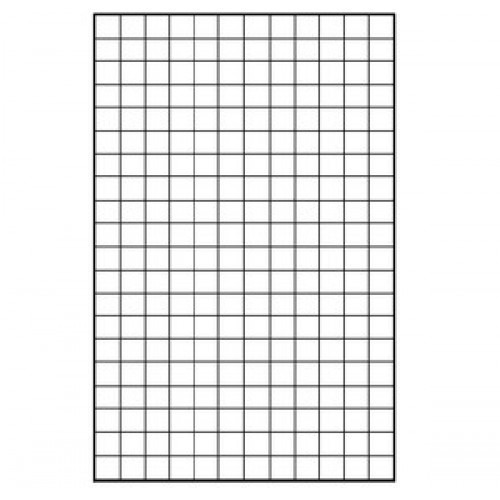
#> input picture Segundo - Convolução/main.jpg, 500 x 500 px; the run also reads 1 picture not shown here
$ jupyter execute --allow-errors Main.ipynb
#> lines starting #> are read from the running program, lines starting #| are printed output that depends on the picture
[cell 1]
import numpy as np
from skimage.io import imread,imsave
from skimage.color import rgb2gray
import matplotlib.pyplot as plt

from collections import Counter

# Função para plots

[cell 2]
def plot(imagens, color = 'gray'):
    if len(imagens) == 1:
        plt.imshow(imagens[0], color)
    else:
        fig, ax = plt.subplots(1, len(imagens), figsize=(15, 20))
        for k, x in enumerate(imagens):
            ax[k].imshow(x, cmap = color)
            ax[k].set_title("Imagem " + str(k))
    plt.show()

# Abrindo Imagem

[cell 3]
def img_open(x):
    return rgb2gray(imread(x))
img = img_open('main.gif')
#> (the rest of this cell did not finish here and is left out)


# Matrizes de Filtros

[cell 4]
#filtro da mediana , encontra a mediana do valores do recorte
def make_filter(m, n):
    return np.ones((m,n)) / m*n

filters = {

    "mean": np.ones((3, 3)) / 9,

    "mean_pond": np.array((
        [1, 2, 1],
        [2, 4, 2],
        [1, 2, 1]
    ))/16,

    "laplaciano": np.array((
        [1, 1, 1],
        [1, -8, 1],
        [1, 1, 1]
    )),

    "sobel": np.array((
        [-1, 0, 1],
        [-2, 0, 2],
        [-1, 0, 1]
    )),

    "gaussiano": np.array((
        [1, 2, 1],
        [2, 4, 2],
        [1, 2, 1]
    )),
}

# Tratamento das bordas

[cell 5]
def resize_matrix(imagem, filtro, borda):

#> called with imagem = array of shape (1, 234, 300), filtro = array of shape (3, 3), borda = 'replicar'
    x_filtro, y_filtro = filtro.shape[0] // 2, filtro.shape[1] // 2
#> x_filtro = 1; y_filtro = 1

    img_x, img_y       = imagem.shape
    new_matrix = np.zeros((img_x + (x_filtro * 2), img_y + (y_filtro * 2)))
    new_matrix[x_filtro: img_x + x_filtro, y_filtro: img_y + y_filtro] = imagem

    if   borda == 'ignore': return imagem, filtro.shape[0], filtro.shape[1]
    elif borda == 'zero':   return new_matrix, filtro.shape[0], filtro.shape[1]
    elif borda == 'replicar':

        new_matrix[:x_filtro,:]      =  new_matrix[x_filtro,:]          #cima
        new_matrix[img_x + 1:, :]    =  new_matrix[img_x, :]            #baixo
        new_matrix[:,0]              =  new_matrix[:,y_filtro]          #esquerda
        new_matrix[:,img_y + 1]      =  new_matrix[:,img_y]             #direita

        return new_matrix, filtro.shape[0], filtro.shape[1]

    elif borda == 'espelhar':
        #img[::-1]
        pass
    else: pass

# Algoritmo convolution

[cell 6]
def convolution(img, filtro, borda = 'ignore'):

    img_out, x_origin, y_origin =  resize_matrix(img, filtro, borda)
    matrix_img_out = np.zeros(img.shape)

    for x in range(img.shape[0]):
        for y in range(img.shape[1]):
            try: #Try Except para ignorar tratamento de bordas
                matrix_img_out[x, y] = sum(
                    sum(filtro * img_out[x: x + x_origin, y: y + y_origin])
                )
            except: continue
    return matrix_img_out

# Exemplo dos Filtros

[cell 7]
img_borda = img_open('main.png')

#> (the rest of this cell did not finish here and is left out)

# Bordas - Laplaciano

[cell 8]
d = convolution(img_open('main.jpg'), filters['laplaciano'] * -1, 'replicar')
#> call 3 of img_open, with x = 'main.jpg'
#> call 2 of convolution, with filtro = array of shape (3, 3), borda = 'replicar'
#> call 2 of resize_matrix, with filtro = array of shape (3, 3), borda = 'replicar'
#> in resize_matrix (call 2), `new_matrix[x_filtro: img_x + x_filtro, y_filtro: img_y + y_filtro] = i..`:
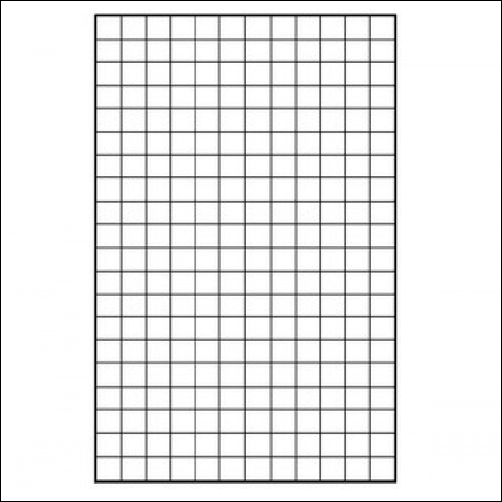
#> new_matrix: shape (502, 502) float64; min 0, max 1, mean 0.92
#> in resize_matrix (call 2), `new_matrix[:,img_y + 1]      =  new_matrix[:,img_y]`:
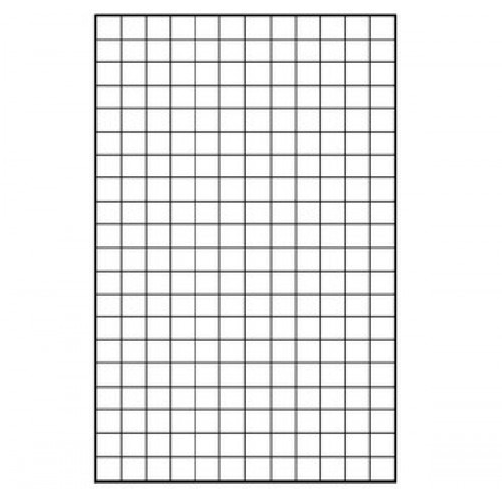
#> new_matrix: shape (502, 502) float64; min 0, max 1, mean 0.928
#> in convolution (call 2), `img_out, x_origin, y_origin =  resize_matrix(img, filtro, borda)`: x_origin = 3
#> after the loop in convolution (call 2), `for x in range(img.shape[0]):`:
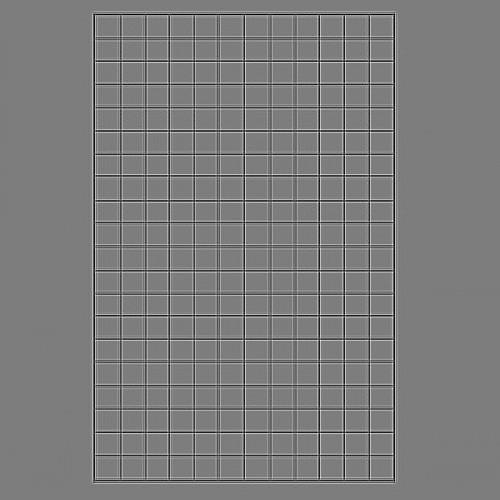
#> matrix_img_out: shape (500, 500) float64; min -3.19, max 3.3, mean 6.76e-18; drawn with min black and max white
h = convolution(img_open('g.jpg'), filters['laplaciano'] * -1, 'replicar')
#> call 4 of img_open, with x = 'g.jpg'
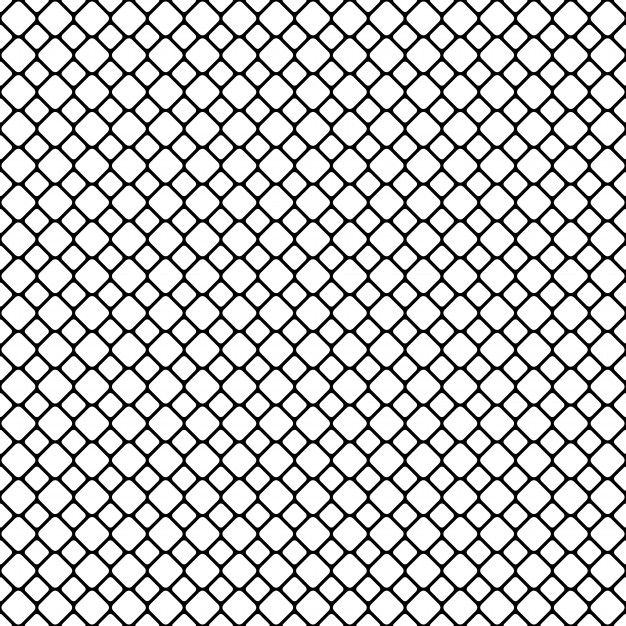
#> input picture Segundo - Convolução/g.jpg, 626 x 626 px
#> call 3 of convolution, with filtro = array of shape (3, 3), borda = 'replicar'
#> call 3 of resize_matrix, with filtro = array of shape (3, 3), borda = 'replicar'
#> in resize_matrix (call 3), `new_matrix[x_filtro: img_x + x_filtro, y_filtro: img_y + y_filtro] = i..`:
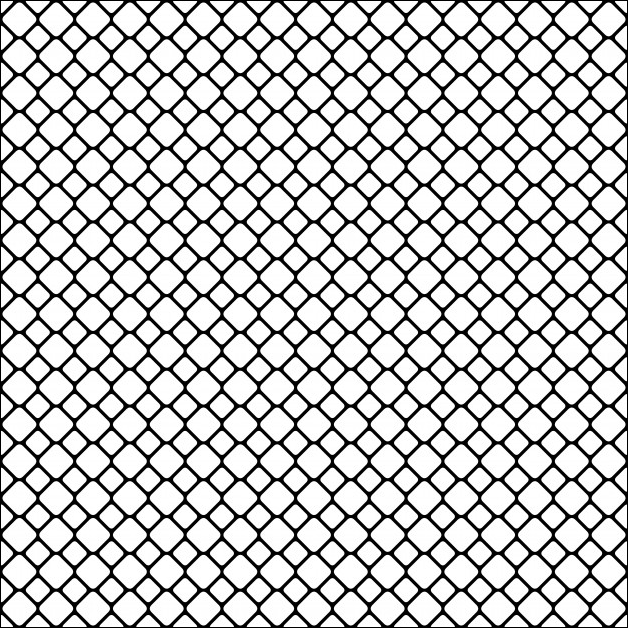
#> new_matrix: shape (628, 628) float64; min 0, max 1, mean 0.757
#> in resize_matrix (call 3), `new_matrix[:,img_y + 1]      =  new_matrix[:,img_y]`:
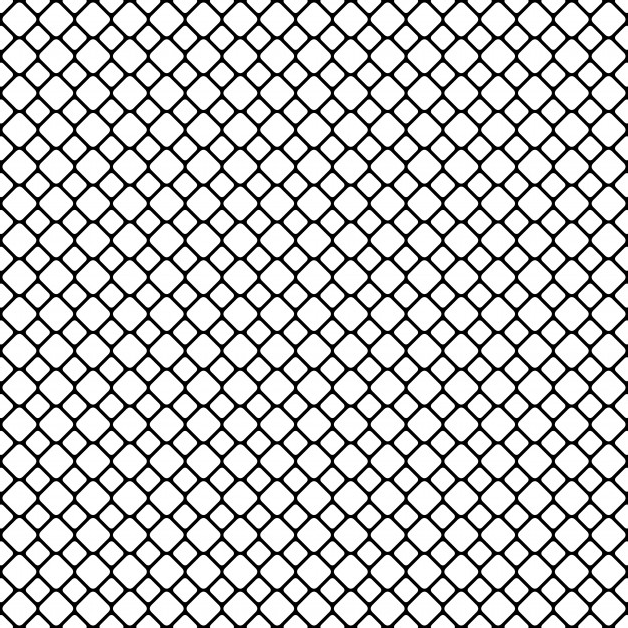
#> new_matrix: shape (628, 628) float64; min 0, max 1, mean 0.761
#> after the loop in convolution (call 3), `for x in range(img.shape[0]):`:
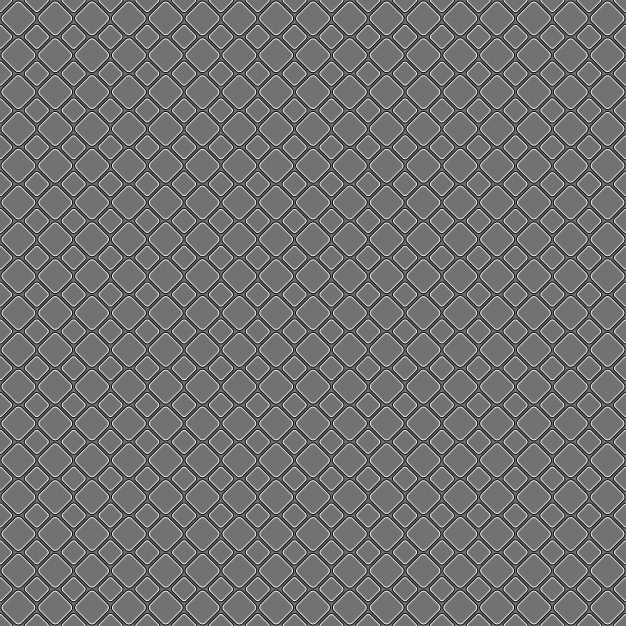
#> matrix_img_out: shape (626, 626) float64; min -2.78, max 3.43, mean -1.31e-17; drawn with min black and max white

plot([d, h])
#> the loop in plot (call 2), `for k, x in enumerate(imagens):` made 2 passes

# Filtragem high-boost

[cell 9]
def high_boost(VAR, img, filtro, borda):
    mask = img - convolution(img, filtro, borda)
